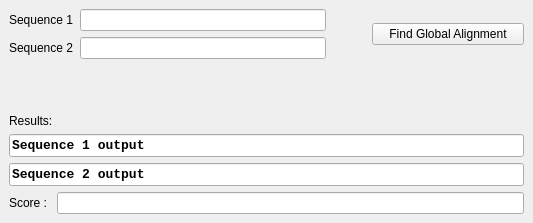
<?xml version="1.0" encoding="UTF-8"?>
<ui version="4.0">
 <class>MainWindow</class>
 <widget class="QMainWindow" name="MainWindow">
  <property name="geometry">
   <rect>
    <x>0</x>
    <y>0</y>
    <width>533</width>
    <height>223</height>
   </rect>
  </property>
  <property name="windowTitle">
   <string>Global Alignment</string>
  </property>
  <widget class="QWidget" name="centralwidget">
   <layout class="QGridLayout" name="gridLayout">
    <item row="5" column="0">
     <layout class="QFormLayout" name="formLayout_2">
      <item row="0" column="1">
       <widget class="QLineEdit" name="score_output"/>
      </item>
      <item row="0" column="0">
       <widget class="QLabel" name="label_4">
        <property name="text">
         <string>Score : </string>
        </property>
       </widget>
      </item>
     </layout>
    </item>
    <item row="3" column="0">
     <widget class="QLineEdit" name="seq1_output">
      <property name="font">
       <font>
        <family>Consolas</family>
        <pointsize>10</pointsize>
        <weight>75</weight>
        <bold>true</bold>
       </font>
      </property>
      <property name="text">
       <string>Sequence 1 output</string>
      </property>
      <property name="readOnly">
       <bool>true</bool>
      </property>
     </widget>
    </item>
    <item row="1" column="0">
     <spacer name="verticalSpacer">
      <property name="orientation">
       <enum>Qt::Vertical</enum>
      </property>
      <property name="sizeHint" stdset="0">
       <size>
        <width>20</width>
        <height>40</height>
       </size>
      </property>
     </spacer>
    </item>
    <item row="2" column="0">
     <widget class="QLabel" name="label_3">
      <property name="text">
       <string>Results:</string>
      </property>
     </widget>
    </item>
    <item row="0" column="0">
     <layout class="QHBoxLayout" name="horizontalLayout">
      <item>
       <layout class="QFormLayout" name="formLayout">
        <item row="0" column="0">
         <widget class="QLabel" name="label">
          <property name="text">
           <string>Sequence 1</string>
          </property>
         </widget>
        </item>
        <item row="0" column="1">
         <widget class="QLineEdit" name="seq1_input"/>
        </item>
        <item row="1" column="1">
         <widget class="QLineEdit" name="seq2_input"/>
        </item>
        <item row="1" column="0">
         <widget class="QLabel" name="label_2">
          <property name="text">
           <string>Sequence 2</string>
          </property>
         </widget>
        </item>
       </layout>
      </item>
      <item>
       <spacer name="horizontalSpacer">
        <property name="orientation">
         <enum>Qt::Horizontal</enum>
        </property>
        <property name="sizeType">
         <enum>QSizePolicy::Preferred</enum>
        </property>
        <property name="sizeHint" stdset="0">
         <size>
          <width>40</width>
          <height>20</height>
         </size>
        </property>
       </spacer>
      </item>
      <item>
       <widget class="QPushButton" name="pushButton">
        <property name="text">
         <string>    Find Global Alignment    </string>
        </property>
       </widget>
      </item>
     </layout>
    </item>
    <item row="4" column="0">
     <widget class="QLineEdit" name="seq2_output">
      <property name="font">
       <font>
        <family>Consolas</family>
        <pointsize>10</pointsize>
        <weight>75</weight>
        <bold>true</bold>
       </font>
      </property>
      <property name="text">
       <string>Sequence 2 output</string>
      </property>
      <property name="readOnly">
       <bool>true</bool>
      </property>
     </widget>
    </item>
   </layout>
  </widget>
 </widget>
 <resources/>
 <connections/>
</ui>
